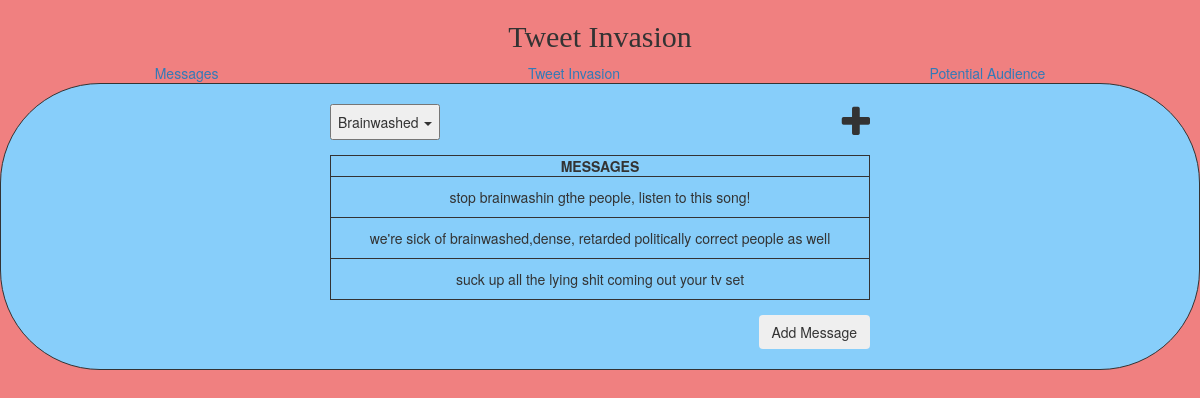
Page /messages/3 on the committed database.
### tables this page shows
CREATE TABLE "content" (
	"cID"	INTEGER NOT NULL PRIMARY KEY AUTOINCREMENT UNIQUE,
	"link"	TEXT,
	"title"	TEXT
);

CREATE TABLE "messages" (
	"mID"	INTEGER NOT NULL PRIMARY KEY AUTOINCREMENT UNIQUE,
	"messages"	TEXT,
	"cID"	INTEGER,
	FOREIGN KEY("cID") REFERENCES "content"("cID")
);

### tweetHome.py (the view)
@app.route('/messages/<id>')
def messages(id=None):
    final = getMessages(id)
    return render_template('messages.html', rows=final["rows"], content=final["content"], id=final["id"], title=final["title"])
    con.close()

### tweetHome.py (called while the page is built)
def getContent():
    con = sql.connect("TWIdatabase.db")
    con.row_factory = sql.Row
    cur = con.cursor()
    cur.execute('select title, cID from content')
    content = cur.fetchall()
    if len(content) == 0:
        content = 'empty'
    con.close()
    return content

def getMessages(id):
    if id is None:
        id = 1
    with sql.connect("TWIdatabase.db") as con:
        con.row_factory = sql.Row
        cur = con.cursor()
        cur.execute("select * from messages as m join content as c on c.cID = m.cID where c.cID = %s"% id)
        rows = cur.fetchall()
        content = getContent()
        if len(rows) == 0:
            cur.execute('select title from content where cID = %s'% id)
            title = cur.fetchone()
            title = title['title']
        else:
            title = rows[0]
    final = {
        "rows" : rows,
        "content" : content,
        "id": id,
        "title" : title
    }
    con.close()
    return final

### templates/messages.html (shortened to what this page needs)
{% extends 'home.html' %}
{% block content %}
    <div class='mainObject'>
        <div class='udContainer'>
            <div class="dropdown" style='margin-bottom: 15px; width: 100%; display: inline-flex; justify-content: space-between'>
                <button class="dropdown-toggle" type="button" data-toggle="dropdown">
                    {% if title is string %}
                        {{title}}
                    {% else %}
                        {{title.title}}
                    {% endif %}
                    <span class="caret"></span>
                </button>
                    <div><i class="fa fa-plus" data-toggle="modal" data-target="#newContent" style="font-size:36px"></i></div>
            </div>
            {% if title is string %}
                <div style='padding:30px; font-size:1.5em'>No messages here, write one!</div>
            {% else %}
                <table style='width:100%'>
                    <thead>
                        <th style='text-align:center'>
                            <div ><b>MESSAGES</b></div>
                        </th>
                    </thead>
                    {% for row in rows %}
                        <tr>
                            <td>{{row['messages']}}</td>
                        </tr>
                    {% endfor %}
                </table>
            {% endif %}
            <div style='width:fit-content; float:right; margin-top:15px'>
                <button class="btn" type='button' data-toggle="modal" data-target="#newMessage">Add Message</button>
            </div>
        </div>
    </div>
{% endblock %}

### static/style.css (style rules this page uses)
.mainObject { padding: 20px; margin: auto; text-align: center; }
.udContainer td { padding:10px !important; border: 0.5px solid; }
.udContainer th { border: 0.5px solid; }
.udContainer { width:45vw; margin:auto; overflow:hidden; text-align:center }
.udContainer tr { border:solid 1px }

### rows in the picture
content: title "Brainwashed"
messages: messages "stop brainwashin gthe people, listen to this song!"
messages: messages "we're sick of brainwashed,dense, retarded politically correct people as well"
messages: messages "suck up all the lying shit coming out your tv set"
